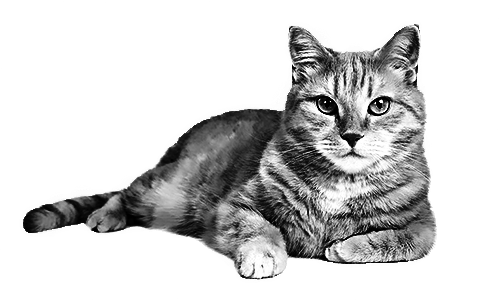
%> input picture facephase/P002/equalized/SHINEd_a11.tif, 500 x 300 px; its folder holds 4 pictures in this run
$ octave space_scramble.m   (GNU Octave 9; MATLAB toolbox functions it lacks are replaced by stand-ins)
%> lines starting %> are read from the running program, lines starting %| are printed output that depends on the picture
images = dir('equalized\*.tif');
N = length(images);

for i = 1 : N
    filename = images(i).name;
    img = imread(['equalized\' filename]);
%> img is the input picture: size 300x500 uint8; min 0, max 255, mean 207.4

    fore_ind = find(img~=255);
%> fore_ind = 57456 values from 250 to 149419
    new_ind = fore_ind(randperm(length(fore_ind)));
    img(fore_ind) = img(new_ind);
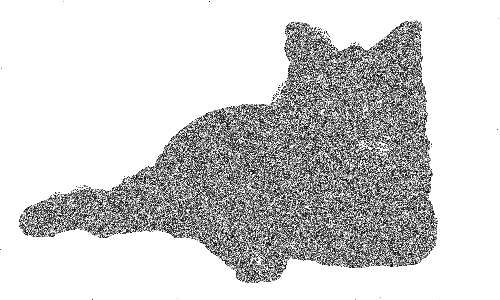
%> img: size 300x500 uint8; min 0, max 255, mean 207.4; mean of the top-left, top-right, bottom-left and bottom-right quarters 245.6, 196.5, 203.6, 184.1


    imwrite(img, ['space_scrambled\' filename]);
end
%> pass 2 of the loop `for i = 1 : N`:
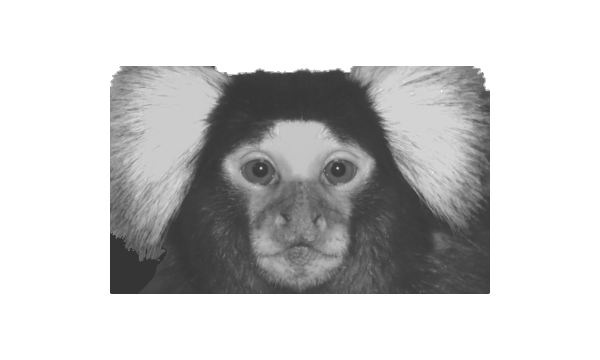
%> input picture facephase/P002/equalized/SHINEd_m7.tif, 600 x 360 px
%> img is the input picture: size 360x600 uint8; min 53, max 255, mean 201.4
%> fore_ind = 85770 values from 39681 to 176334
%> `img(fore_ind) = img(new_ind);`:
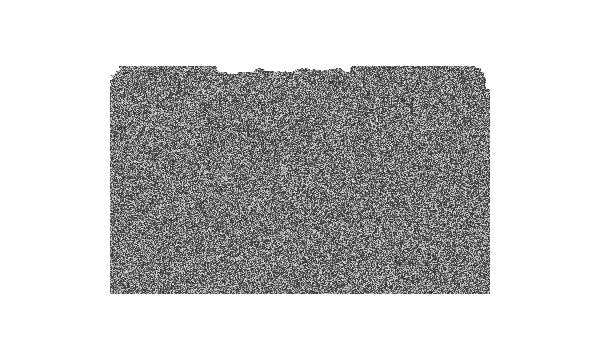
%> img: size 360x600 uint8; min 53, max 255, mean 201.4; mean of the top-left, top-right, bottom-left and bottom-right quarters 202.2, 201.4, 201.1, 200.9
%> pass 3 of the loop `for i = 1 : N`:
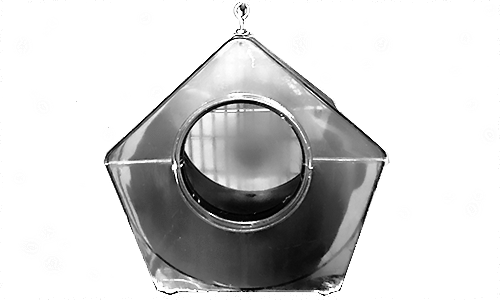
%> input picture facephase/P002/equalized/SHINEd_o13.tif, 500 x 300 px
%> img is the input picture: size 300x500 uint8; min 0, max 255, mean 208.7
%> fore_ind = 56126 values from 35 to 149995
%> `img(fore_ind) = img(new_ind);`:
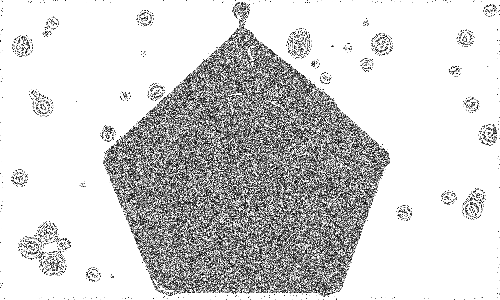
%> img: size 300x500 uint8; min 0, max 255, mean 208.7; mean of the top-left, top-right, bottom-left and bottom-right quarters 219.7, 223.2, 193.3, 198.5
%> the loop made 4 passes; the first 3 are shown
